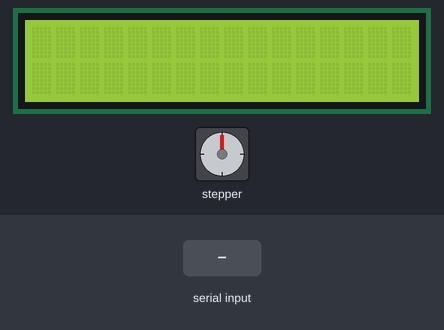
A sketch run on a simulated Arduino Uno, built with avr-gcc and run on an emulated ATmega328P. Parts: 16×2 character LCD, stepper motor. The inputs (shaded band) are chosen by the test bench. Stepper angles assume 2038 steps per turn; what the sketch prints to the serial monitor is not drawn.

Above: at 1.2 s.
1.3 s: "90,45\n" received over Serial
At 3.8 s:
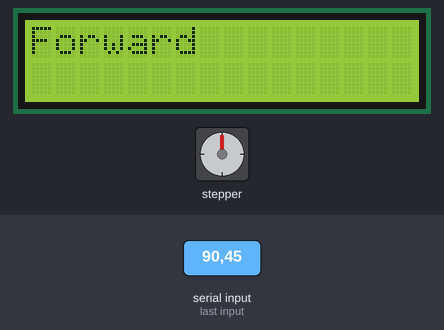
4.0 s: "30,150\n" received over Serial
At 4.48 s:
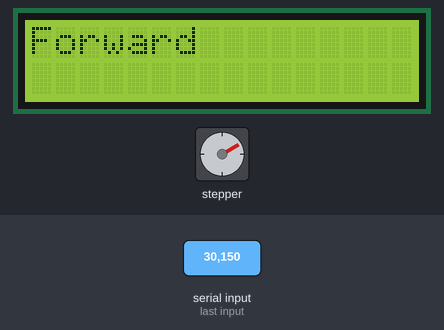
7.0 s: "5\n" received over Serial
At 8.1 s:
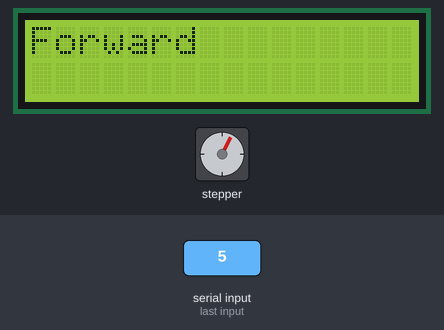
Timing chart, 0 to 20.6 s (numbered marks = the images above; inputs shaded):
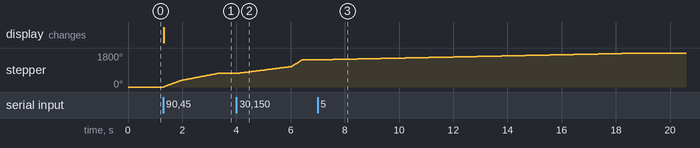

The sketch:

4.2.ino
```cpp
#include <Stepper.h>
#include <LiquidCrystal_I2C.h>

LiquidCrystal_I2C lcd(0x27, 16, 2);

const int stepsPerRevolution = 2038;

Stepper myStepper = Stepper(stepsPerRevolution, 8, 10, 9, 11);

void setup() {
  Serial.begin(9600);
  lcd.init();
  lcd.backlight();
}

void loop() {
  if (Serial.available()) {
    int rotSpeed = Serial.parseInt();
    if (rotSpeed != 0) {
      Serial.println(rotSpeed);
      myStepper.setSpeed(abs(rotSpeed));
      if (rotSpeed > 0) {
        lcd.clear();
        lcd.print("Forward");
        myStepper.step(stepsPerRevolution);
      } else if (rotSpeed < 0) {
        lcd.clear();
        lcd.print("Backward");
        myStepper.step(-stepsPerRevolution);
      }
    }
  }
}
```

Measured:
- after the input at 1.3 s, stepper: turns 720° clockwise in 2.0 s, starting at once; the display: changes at once (image 1)
- after the input at 4.0 s, stepper: turns 720° clockwise in 2.4 s, starting at once
- after the input at 7.0 s, stepper: turns 360° clockwise in 12.0 s, starting after 0.05 s
